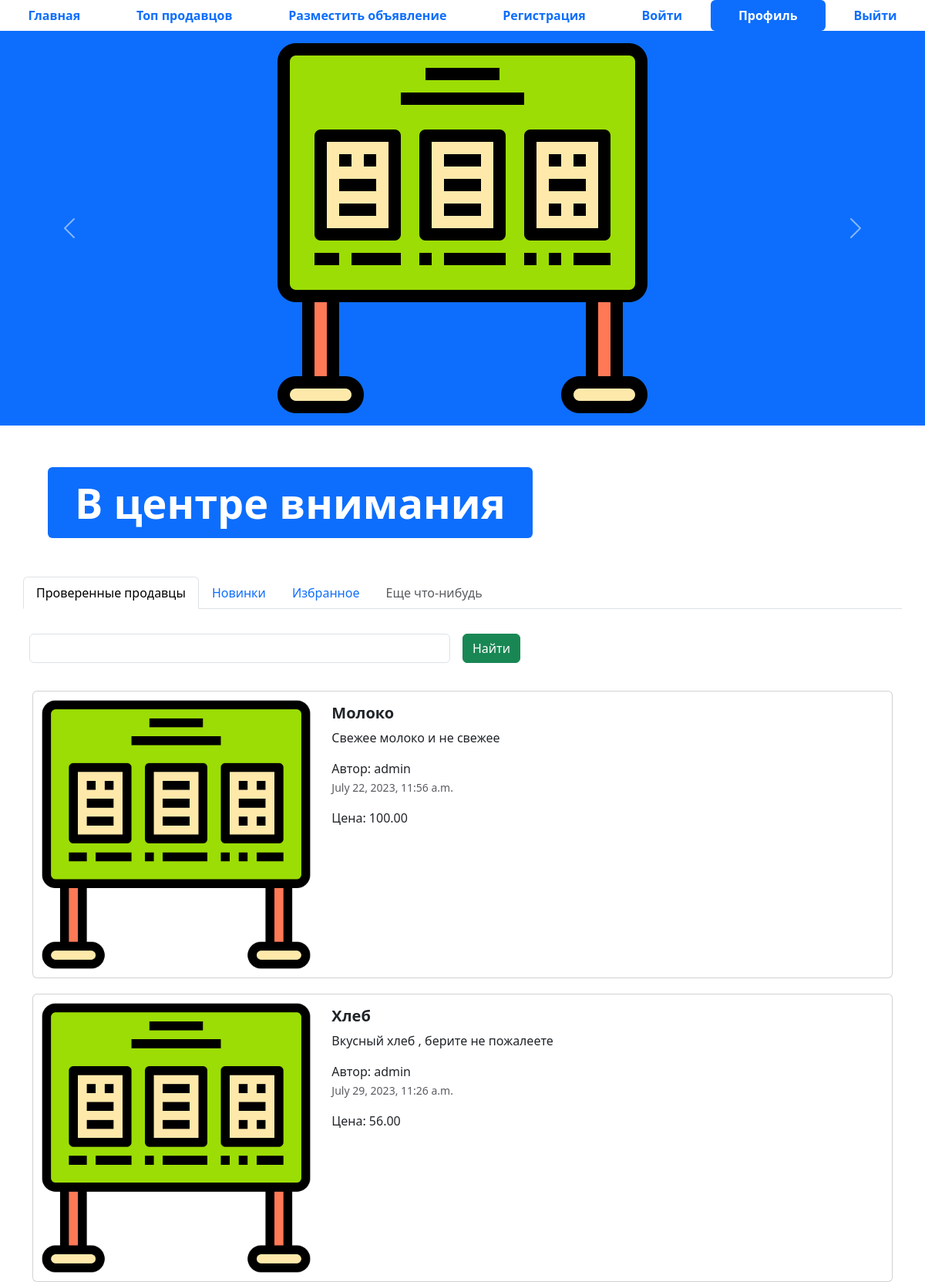
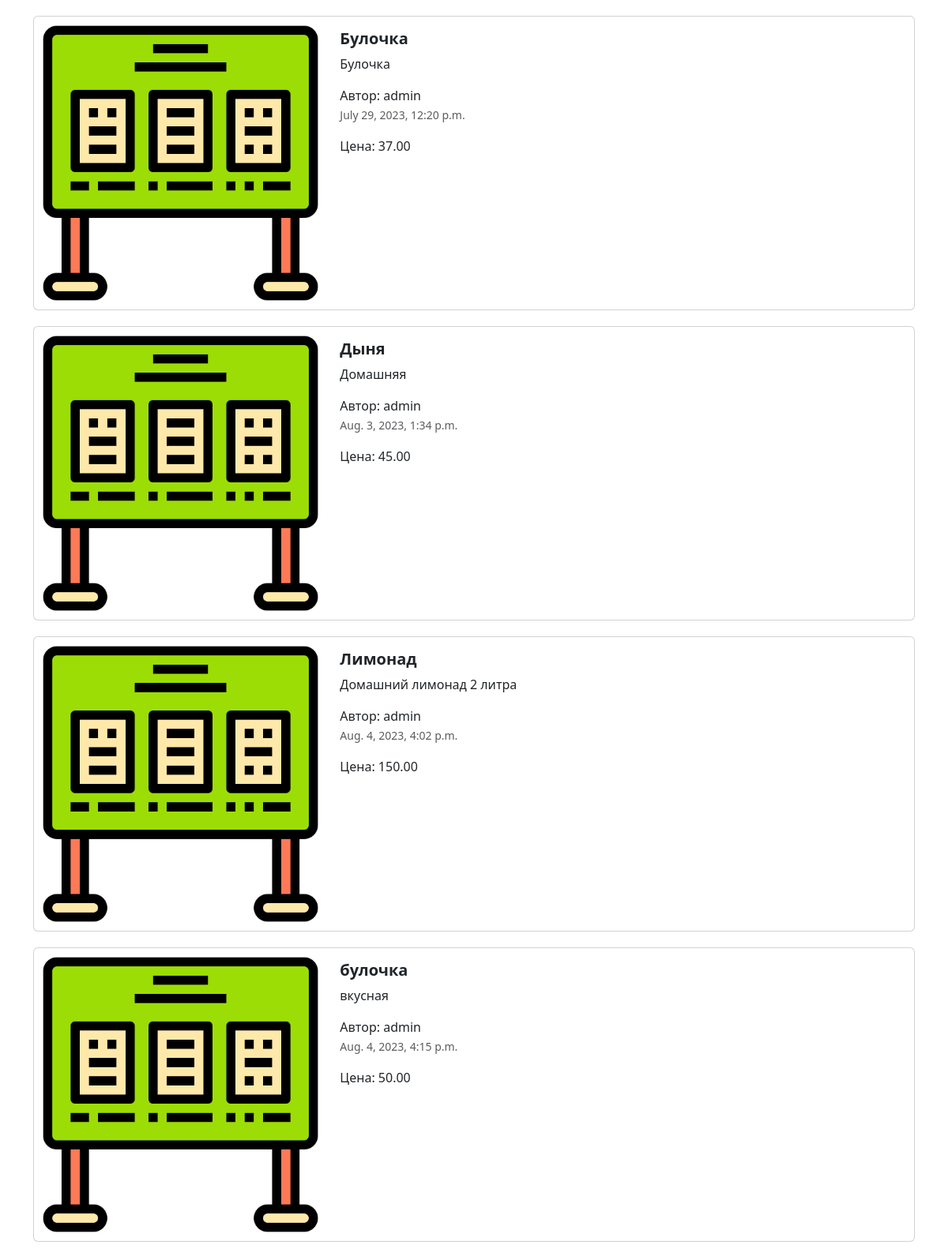
The page / (upper part) on the database its author committed (2 pictures, top to bottom).
### app_advertisements/models.py (models this page shows, shortened)
class Advertisements(models.Model):
    user = models.ForeignKey(User, on_delete=models.CASCADE, verbose_name='Пользователь')
    title = models.CharField('заголовок',max_length=100)
    description = models.TextField('описание')
    price = models.DecimalField('цена',max_digits=10, decimal_places=2)
    auction = models.BooleanField("торг", help_text='Возможен торг или нет',default=False)
    created_at = models.DateTimeField(auto_now_add=True)
    update_at = models.DateTimeField(auto_now=True)
    image = models.ImageField('изображение', upload_to='advertisements/')
    class Meta:
        db_table = 'advertisements' # переименовали таблицу

### app_advertisements/views.py (the view)
# urls.py: path('', index, name='home'),
def index(request):
    advertisiments =  Advertisements.objects.all() # все записи
    context = {'advertisiments': advertisiments}
    return render(request, "index.html", context)

### templates/index.html (shortened to what this page needs)
{% extends 'base.html' %}
{% load static %}
{% block content %}
<ul class="nav nav-pills sticky-top bg-white nav-fill">
  <li class="nav-item">
    <a class="nav-link" href="{% url 'home' %}">
      <span style="font-weight: bold;">Главная</span>
    </a>
  </li>
  <li class="nav-item">
    <a class="nav-link" href="{% url 'top_sellers' %}"><span style="font-weight: bold;">Топ продавцов</span>
    </a>
  </li>
  <li class="nav-item">
    <a class="nav-link" href="{% url 'post_adv' %}">
      <span style="font-weight: bold;">Разместить объявление</span>
    </a>
  </li>
  <li class="nav-item">
    <a class="nav-link" href="{% url 'sign_in' %}">
      <span style="font-weight: bold;">Регистрация</span>
    </a>
  </li>
  <li class="nav-item">
    <a class="nav-link" href="{% url 'login' %}">
      <span style="font-weight: bold;">Войти</span>
    </a>
  </li>
  <li class="nav-item">
    <a class="nav-link active" aria-current="page" href="{% url 'profile' %}">
      <span style="font-weight: bold;">Профиль</span>
    </a>
  </li>
  <li class="nav-item">
    <a class="nav-link" href="{% url 'logout' %}">
      <span style="font-weight: bold;">Выйти</span>
    </a>
  </li>
</ul>
<div id="carouselExampleControls" class="carousel slide bg-primary" data-bs-ride="carousel">
  <div class="carousel-inner">
    <div class="carousel-item active">
      <img src="{% static 'img/adv.png' %}" class="mx-auto d-block w-33" alt="...">
    </div>
  </div>
  <button class="carousel-control-prev" type="button" data-bs-target="#carouselExampleControls" data-bs-slide="prev">
    <span class="carousel-control-prev-icon" aria-hidden="true"></span>
  </button>
  <button class="carousel-control-next" type="button" data-bs-target="#carouselExampleControls" data-bs-slide="next">
    <span class="carousel-control-next-icon" aria-hidden="true"></span>
  </button>
</div>
<div class="container" style="margin: 50px;">
  <div class="display-2">
    <span class="badge bg-primary">В центре внимания</span>
  </div>
</div>
<div class="container">
  <div class="row">
    <ul class="nav nav-tabs bg-white">
      <li class="nav-item">
        <a class="nav-link active" aria-current="page" href="#">Проверенные продавцы</a>
      </li>
      <li class="nav-item">
        <a class="nav-link" href="#">Новинки</a>
      </li>
      <li class="nav-item">
        <a class="nav-link" href="#">Избранное</a>
      </li>
      <li class="nav-item">
        <a class="nav-link disabled" href="#" tabindex="-1" aria-disabled="true">Еще что-нибудь</a>
      </li>
    </ul>
    <form class="row g-3">
      <div class="col-auto w-50">
        <input type="text" class="form-control">
      </div>
      <div class="col-auto">
        <button type="submit" class="btn btn-success mb-3">Найти</button>
      </div>
    </form>
  </div>
  <div class="col">
    {% for adv in advertisiments%}
    <div class="card mb-2" style="max-width: 1200px; margin-top: 20px;">
      <div class="row g-0">
        <div class="col-md-4">
          <a href="advertisement.html" class="nav-link">
            {% if adv.image %}
            <img src="  {{adv.image.url}} " class="img-fluid rounded-start" alt="Card title">
            {% else %}
            <img src="{% static 'img/adv.png' %}" class="img-fluid rounded-start" alt="Card title">
            {% endif %}
          </a>
        </div>
        <div class="col-md-8">
          <div class="card-body">
            <h5 class="card-title">
              <a href="advertisement.html" class="nav-link"><strong>{{adv.title}}</strong></a>
            </h5>
            <a href="advertisement.html" class="nav-link">
              <p class="card-text">
                {{adv.description}}
              </p>
              <span>Автор: {{adv.user}}</span>
              <p class="card-text"><small class="text-muted">{{adv.created_at}}</small></p>
              <span>Цена: {{adv.price}}</span>
            </a>
          </div>
        </div>
      </div>
    </div>
    {% endfor %}
  </div>
</div>
{% endblock %}

### rows shown on the page
Advertisements: title "Молоко", description "Свежее молоко и не свежее", user "admin", created_at "July 22, 2023, 11:56 a.m.", price "100.00"
Advertisements: title "Хлеб", description "Вкусный хлеб , берите не пожалеете", user "admin", created_at "July 29, 2023, 11:26 a.m.", price "56.00"
Advertisements: title "Булочка", description "Булочка", user "admin", created_at "July 29, 2023, 12:20 p.m.", price "37.00"
Advertisements: title "Дыня", description "Домашняя", user "admin", created_at "Aug. 3, 2023, 1:34 p.m.", price "45.00"
Advertisements: title "Лимонад", description "Домашний лимонад 2 литра", user "admin", created_at "Aug. 4, 2023, 4:02 p.m.", price "150.00"
Advertisements: title "булочка", description "вкусная", user "admin", created_at "Aug. 4, 2023, 4:15 p.m.", price "50.00"
